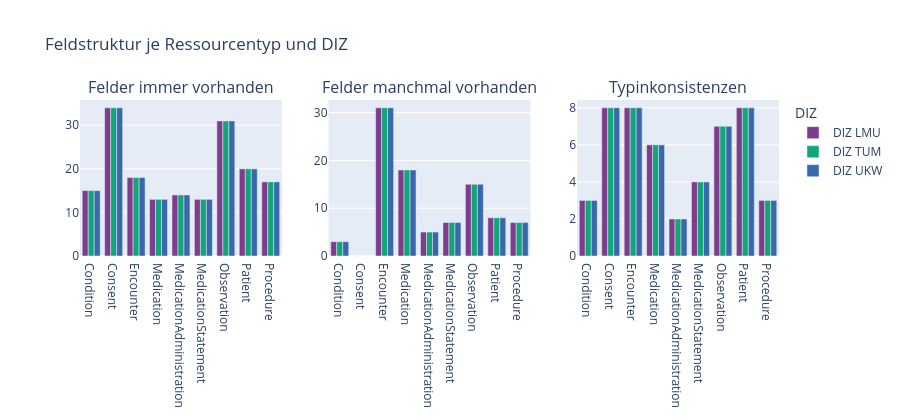

Source (notebook cell):
### Code cell
# ── 1b. Feldstruktur-Übersicht ────────────────────────────────────────────
# Zeigt: Felder immer vorhanden vs. manchmal vs. Typinkonsistenz
fig = make_subplots(
    rows=1, cols=3,
    subplot_titles=["Felder immer vorhanden", "Felder manchmal vorhanden", "Typinkonsistenzen"],
    shared_yaxes=False
)

metrics = [
    ("fields_always_present", 1),
    ("fields_sometimes_present", 2),
    ("fields_with_type_inconsistency", 3),
]

for col_name, col_idx in metrics:
    if col_name not in df_summary.columns:
        continue
    for diz_name in LOADED_DIZ:
        sub = df_summary[df_summary["diz"] == diz_name]
        fig.add_trace(
            go.Bar(
                name=diz_name, x=sub["resource_type"], y=sub[col_name],
                marker_color=COLOR_MAP[diz_name],
                showlegend=(col_idx == 1)
            ),
            row=1, col=col_idx
        )

fig.update_layout(
    barmode="group", height=420,
    title_text="Feldstruktur je Ressourcentyp und DIZ",
    legend_title="DIZ"
)
fig.show()

### Figure 1 — Plotly figure (JSON) as saved in the notebook; plotly's stock layout.template omitted (floating-point values rounded to 4 significant figures)
{"data": [{"marker": {"color": "rgb(127, 60, 141)"}, "name": "DIZ LMU", "showlegend": true, "x": ["Condition", "Consent", "Encounter", "Medication", "MedicationAdministration", "MedicationStatement", "Observation", "Patient", "Procedure"], "y": [15, 34, 18, 13, 14, 13, 31, 20, 17], "type": "bar", "xaxis": "x", "yaxis": "y"}, {"marker": {"color": "rgb(17, 165, 121)"}, "name": "DIZ TUM", "showlegend": true, "x": ["Condition", "Consent", "Encounter", "Medication", "MedicationAdministration", "MedicationStatement", "Observation", "Patient", "Procedure"], "y": [15, 34, 18, 13, 14, 13, 31, 20, 17], "type": "bar", "xaxis": "x", "yaxis": "y"}, {"marker": {"color": "rgb(57, 105, 172)"}, "name": "DIZ UKW", "showlegend": true, "x": ["Condition", "Consent", "Encounter", "Medication", "MedicationAdministration", "MedicationStatement", "Observation", "Patient", "Procedure"], "y": [15, 34, 18, 13, 14, 13, 31, 20, 17], "type": "bar", "xaxis": "x", "yaxis": "y"}, {"marker": {"color": "rgb(127, 60, 141)"}, "name": "DIZ LMU", "showlegend": false, "x": ["Condition", "Consent", "Encounter", "Medication", "MedicationAdministration", "MedicationStatement", "Observation", "Patient", "Procedure"], "y": [3, 0, 31, 18, 5, 7, 15, 8, 7], "type": "bar", "xaxis": "x2", "yaxis": "y2"}, {"marker": {"color": "rgb(17, 165, 121)"}, "name": "DIZ TUM", "showlegend": false, "x": ["Condition", "Consent", "Encounter", "Medication", "MedicationAdministration", "MedicationStatement", "Observation", "Patient", "Procedure"], "y": [3, 0, 31, 18, 5, 7, 15, 8, 7], "type": "bar", "xaxis": "x2", "yaxis": "y2"}, {"marker": {"color": "rgb(57, 105, 172)"}, "name": "DIZ UKW", "showlegend": false, "x": ["Condition", "Consent", "Encounter", "Medication", "MedicationAdministration", "MedicationStatement", "Observation", "Patient", "Procedure"], "y": [3, 0, 31, 18, 5, 7, 15, 8, 7], "type": "bar", "xaxis": "x2", "yaxis": "y2"}, {"marker": {"color": "rgb(127, 60, 141)"}, "name": "DIZ LMU", "showlegend": false, "x": ["Condition", "Consent", "Encounter", "Medication", "MedicationAdministration", "MedicationStatement", "Observation", "Patient", "Procedure"], "y": [3, 8, 8, 6, 2, 4, 7, 8, 3], "type": "bar", "xaxis": "x3", "yaxis": "y3"}, {"marker": {"color": "rgb(17, 165, 121)"}, "name": "DIZ TUM", "showlegend": false, "x": ["Condition", "Consent", "Encounter", "Medication", "MedicationAdministration", "MedicationStatement", "Observation", "Patient", "Procedure"], "y": [3, 8, 8, 6, 2, 4, 7, 8, 3], "type": "bar", "xaxis": "x3", "yaxis": "y3"}, {"marker": {"color": "rgb(57, 105, 172)"}, "name": "DIZ UKW", "showlegend": false, "x": ["Condition", "Consent", "Encounter", "Medication", "MedicationAdministration", "MedicationStatement", "Observation", "Patient", "Procedure"], "y": [3, 8, 8, 6, 2, 4, 7, 8, 3], "type": "bar", "xaxis": "x3", "yaxis": "y3"}], "layout": {"xaxis": {"anchor": "y", "domain": [0.0, 0.2889]}, "yaxis": {"anchor": "x", "domain": [0.0, 1.0]}, "xaxis2": {"anchor": "y2", "domain": [0.3556, 0.6444]}, "yaxis2": {"anchor": "x2", "domain": [0.0, 1.0]}, "xaxis3": {"anchor": "y3", "domain": [0.7111, 1.0]}, "yaxis3": {"anchor": "x3", "domain": [0.0, 1.0]}, "annotations": [{"font": {"size": 16}, "showarrow": false, "text": "Felder immer vorhanden", "x": 0.1444, "xanchor": "center", "xref": "paper", "y": 1.0, "yanchor": "bottom", "yref": "paper"}, {"font": {"size": 16}, "showarrow": false, "text": "Felder manchmal vorhanden", "x": 0.5, "xanchor": "center", "xref": "paper", "y": 1.0, "yanchor": "bottom", "yref": "paper"}, {"font": {"size": 16}, "showarrow": false, "text": "Typinkonsistenzen", "x": 0.8556, "xanchor": "center", "xref": "paper", "y": 1.0, "yanchor": "bottom", "yref": "paper"}], "title": {"text": "Feldstruktur je Ressourcentyp und DIZ"}, "barmode": "group", "height": 420, "legend": {"title": {"text": "DIZ"}}}}
